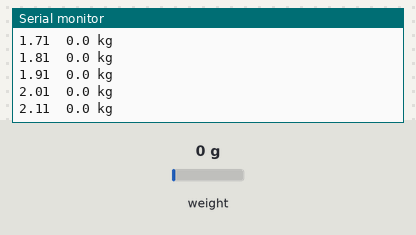
Recording of a sketch running on a simulated Arduino Uno, built with avr-gcc and run on an emulated ATmega328P. On the bench: the last lines printed to the serial monitor. The test bench sets the inputs (shaded band); at power-on: weight on the scale 0 g.

Above: at 2.2 s.
2.3 s: weight on the scale set to 1250 g
At 2.32 s:
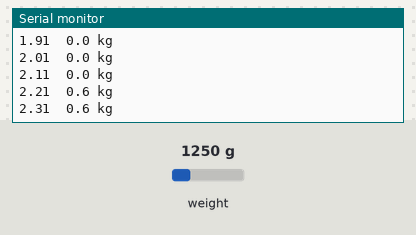
5.3 s: weight on the scale set to 100 g
At 12.71 s:
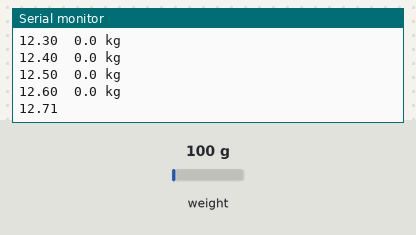
Timing chart, 0 to 12.8 s (numbered marks = the images above; inputs shaded):
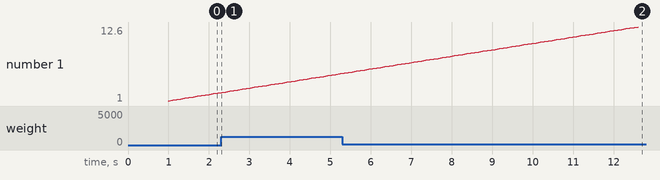

The sketch:

Print_Force_Serial.ino
```cpp
/*
notes

*/

#include "HX711.h"

#define DOUT  5
#define CLK  4

HX711 scale;

float calibration_factor = 10000;

void setup() {
  Serial.begin(115200);
  scale.begin(DOUT, CLK);
  scale.set_scale();
  scale.tare(); //Reset the scale to 0
  scale.set_scale(calibration_factor); //Adjust to this calibration factor
}

void loop() {

  Serial.print(millis()/1000.00);
  Serial.print("\t");
  Serial.print(scale.get_units() * 0.453592, 1); // converting from lbs to kg
  Serial.print(" kg");
  Serial.println();


}
```

Measured:
- after the input at 2.3 s, the serial monitor: prints a new line at once (image 1)
